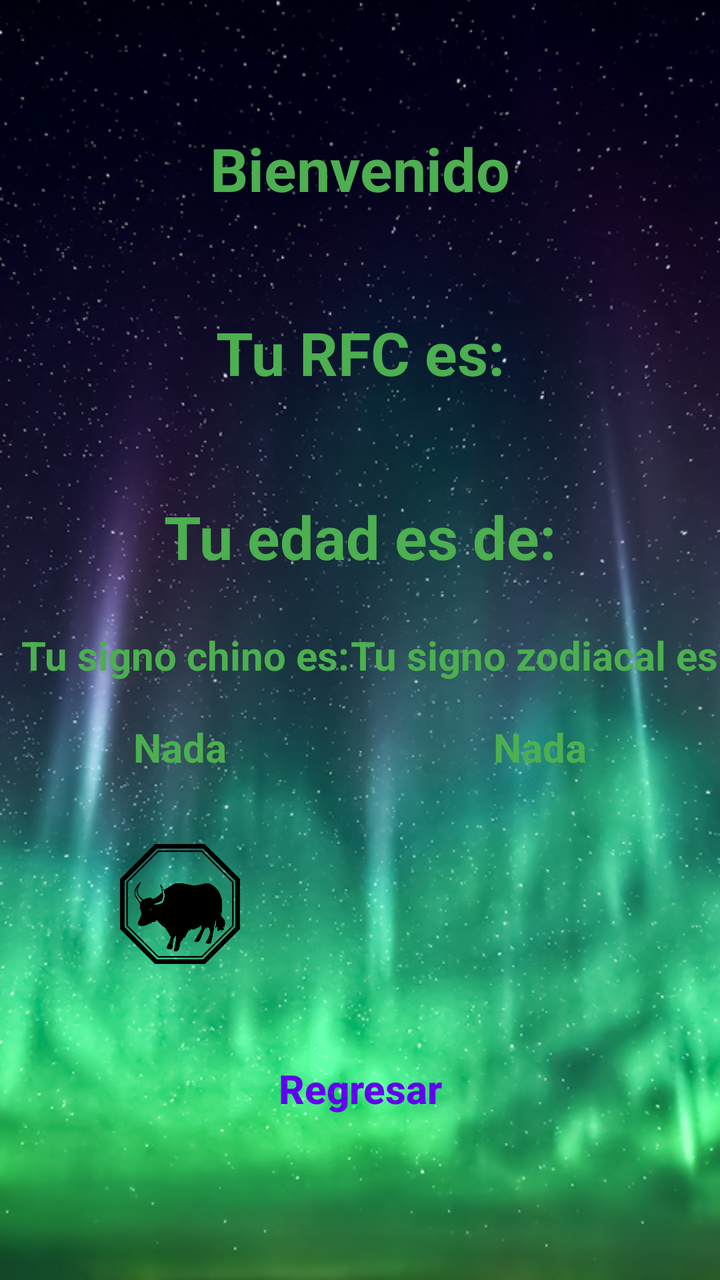
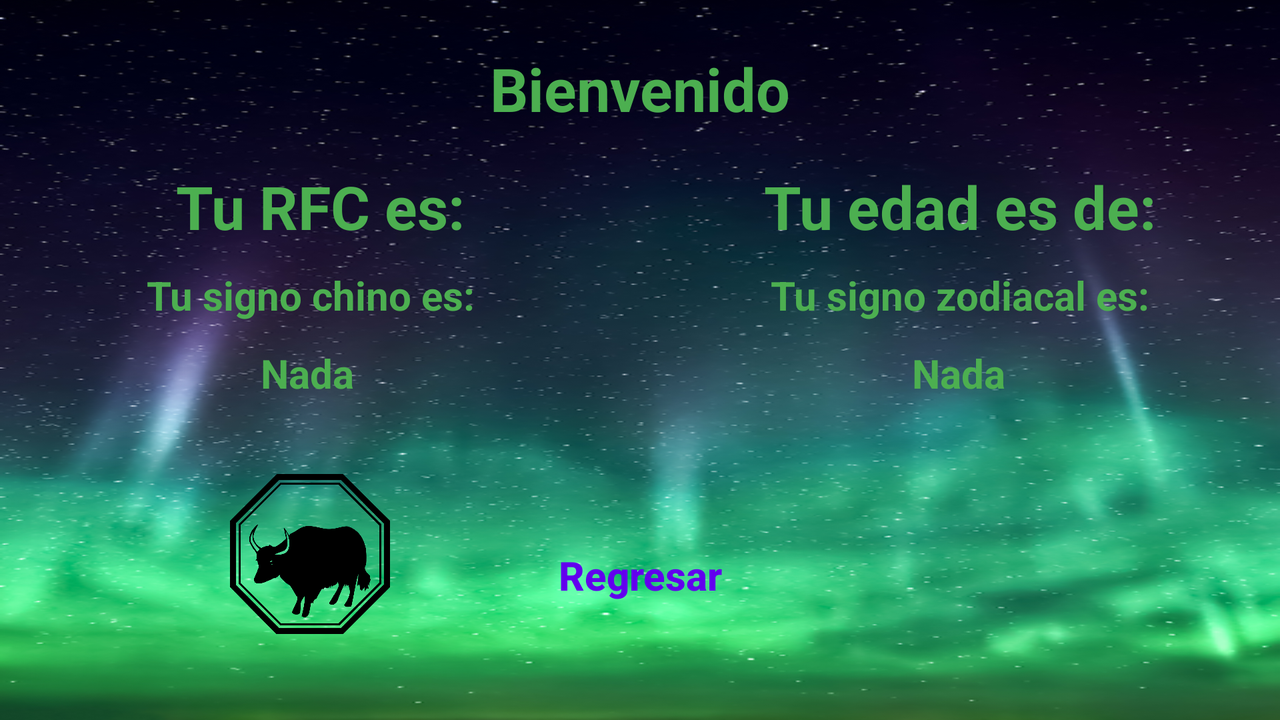

First picture: res/layout/ on a phone held upright. Second picture: the repository's own variant of that layout, on a device whose configuration matches the variant's folder. Source for both follows.
<!-- AndroidManifest.xml: application theme AppTheme -->
<!-- res/layout/activity_main2.xml -->
<?xml version="1.0" encoding="utf-8"?>
<androidx.constraintlayout.widget.ConstraintLayout xmlns:android="http://schemas.android.com/apk/res/android"
    xmlns:app="http://schemas.android.com/apk/res-auto"
    xmlns:tools="http://schemas.android.com/tools"
    android:layout_width="match_parent"
    android:layout_height="match_parent"
    android:background="@drawable/cielo"
    tools:context=".Main2Activity">

    <androidx.constraintlayout.widget.Guideline
        android:id="@+id/guideline7"
        android:layout_width="wrap_content"
        android:layout_height="wrap_content"
        android:orientation="horizontal"
        app:layout_constraintGuide_begin="38dp" />

    <androidx.constraintlayout.widget.Guideline
        android:id="@+id/guideline8"
        android:layout_width="wrap_content"
        android:layout_height="wrap_content"
        android:orientation="horizontal"
        app:layout_constraintGuide_begin="130dp" />

    <androidx.constraintlayout.widget.Guideline
        android:id="@+id/guideline9"
        android:layout_width="wrap_content"
        android:layout_height="wrap_content"
        android:orientation="horizontal"
        app:layout_constraintGuide_begin="222dp" />

    <androidx.constraintlayout.widget.Guideline
        android:id="@+id/guideline10"
        android:layout_width="wrap_content"
        android:layout_height="wrap_content"
        android:orientation="horizontal"
        app:layout_constraintGuide_begin="314dp" />

    <TextView
        android:id="@+id/tvInicio"
        android:layout_width="wrap_content"
        android:layout_height="wrap_content"
        android:text="@string/inicio"
        android:textColor="@color/green"
        android:textSize="30sp"
        android:textStyle="bold"
        app:layout_constraintBottom_toTopOf="@+id/guideline8"
        app:layout_constraintEnd_toEndOf="parent"
        app:layout_constraintStart_toStartOf="parent"
        app:layout_constraintTop_toTopOf="@+id/guideline7" />

    <TextView
        android:id="@+id/tvRFC"
        android:layout_width="wrap_content"
        android:layout_height="wrap_content"
        android:text="@string/rfc"
        android:textColor="@color/green"
        android:textSize="30sp"
        android:textStyle="bold"
        app:layout_constraintBottom_toTopOf="@+id/guideline9"
        app:layout_constraintEnd_toEndOf="parent"
        app:layout_constraintStart_toStartOf="parent"
        app:layout_constraintTop_toTopOf="@+id/guideline8" />

    <TextView
        android:id="@+id/tvEdad"
        android:layout_width="wrap_content"
        android:layout_height="wrap_content"
        android:text="@string/edad"
        android:textColor="@color/green"
        android:textSize="30sp"
        android:textStyle="bold"
        app:layout_constraintBottom_toTopOf="@+id/guideline10"
        app:layout_constraintEnd_toEndOf="parent"
        app:layout_constraintStart_toStartOf="parent"
        app:layout_constraintTop_toTopOf="@+id/guideline9" />

    <androidx.constraintlayout.widget.Guideline
        android:id="@+id/guideline12"
        android:layout_width="wrap_content"
        android:layout_height="wrap_content"
        android:orientation="vertical"
        app:layout_constraintGuide_percent="0.5" />

    <TextView
        android:id="@+id/tvMensaje1"
        android:layout_width="wrap_content"
        android:layout_height="wrap_content"
        android:text="@string/signoChino"
        android:textColor="@color/green"
        android:textSize="20sp"
        android:textStyle="bold"
        app:layout_constraintEnd_toStartOf="@+id/guideline12"
        app:layout_constraintHorizontal_bias="0.675"
        app:layout_constraintStart_toStartOf="parent"
        app:layout_constraintTop_toTopOf="@+id/guideline10" />

    <TextView
        android:id="@+id/tvMensaje2"
        android:layout_width="wrap_content"
        android:layout_height="wrap_content"
        android:text="@string/signoZodiacal"
        android:textColor="@color/green"
        android:textSize="20sp"
        android:textStyle="bold"
        app:layout_constraintEnd_toEndOf="parent"
        app:layout_constraintStart_toStartOf="@+id/guideline12"
        app:layout_constraintTop_toTopOf="@+id/guideline10" />

    <androidx.constraintlayout.widget.Guideline
        android:id="@+id/guideline13"
        android:layout_width="wrap_content"
        android:layout_height="wrap_content"
        android:orientation="horizontal"
        app:layout_constraintGuide_begin="406dp" />

    <androidx.constraintlayout.widget.Guideline
        android:id="@+id/guideline14"
        android:layout_width="wrap_content"
        android:layout_height="wrap_content"
        android:orientation="horizontal"
        app:layout_constraintGuide_begin="498dp" />

    <ImageButton
        android:id="@+id/ibSZ"
        android:layout_width="60dp"
        android:layout_height="60dp"
        android:background="?android:attr/panelBackground"
        android:contentDescription="@string/descripcionSZ"
        android:scaleType="fitXY"
        app:layout_constraintBottom_toTopOf="@+id/guideline14"
        app:layout_constraintEnd_toEndOf="parent"
        app:layout_constraintStart_toStartOf="@+id/guideline12"
        app:layout_constraintTop_toTopOf="@+id/guideline13"
        app:srcCompat="@drawable/libra" />

    <ImageButton
        android:id="@+id/ibSC"
        android:layout_width="60dp"
        android:layout_height="60dp"
        android:background="?android:attr/panelBackground"
        android:contentDescription="@string/descripcionSC"
        android:scaleType="fitXY"
        app:layout_constraintBottom_toTopOf="@+id/guideline14"
        app:layout_constraintEnd_toStartOf="@+id/guideline12"
        app:layout_constraintStart_toStartOf="parent"
        app:layout_constraintTop_toTopOf="@+id/guideline13"
        app:srcCompat="@drawable/buey" />

    <androidx.constraintlayout.widget.Guideline
        android:id="@+id/guideline15"
        android:layout_width="wrap_content"
        android:layout_height="wrap_content"
        android:orientation="horizontal"
        app:layout_constraintGuide_begin="590dp" />

    <Button
        android:id="@+id/btnRegresar"
        style="@style/Botones"
        android:layout_width="150dp"
        android:layout_height="71dp"
        android:background="@drawable/boton_azul"
        android:text="@string/regresar"
        android:textColor="@color/colorPrimary"
        android:textSize="20sp"
        android:textStyle="bold"
        app:layout_constraintBottom_toTopOf="@+id/guideline15"
        app:layout_constraintEnd_toEndOf="parent"
        app:layout_constraintStart_toStartOf="parent"
        app:layout_constraintTop_toTopOf="@+id/guideline14" />

    <TextView
        android:id="@+id/tvSC"
        android:layout_width="wrap_content"
        android:layout_height="wrap_content"
        android:text="@string/nada"
        android:textColor="@color/green"
        android:textSize="20sp"
        android:textStyle="bold"
        app:layout_constraintBottom_toTopOf="@+id/guideline13"
        app:layout_constraintEnd_toStartOf="@+id/guideline12"
        app:layout_constraintStart_toStartOf="parent"
        app:layout_constraintTop_toBottomOf="@+id/tvMensaje1" />

    <TextView
        android:id="@+id/tvSZ"
        android:layout_width="wrap_content"
        android:layout_height="wrap_content"
        android:text="@string/nada"
        android:textColor="@color/green"
        android:textSize="20sp"
        android:textStyle="bold"
        app:layout_constraintBottom_toTopOf="@+id/guideline13"
        app:layout_constraintEnd_toEndOf="parent"
        app:layout_constraintStart_toStartOf="@+id/guideline12"
        app:layout_constraintTop_toBottomOf="@+id/tvMensaje2" />

</androidx.constraintlayout.widget.ConstraintLayout>
<!-- resources referenced by this layout -->
<resources>
  <color name="colorPrimary">#6200EE</color>
  <color name="green">#4CAF50</color>
  <!-- drawable buey: png bitmap (drawable, 26549 bytes) -->
  <!-- drawable cielo: png bitmap (drawable, 726949 bytes) -->
  <string name="descripcionSC">Es la imagen de tu signo chino</string>
  <string name="descripcionSZ">Es la imagen de tu signo zodiacal</string>
  <string name="edad">Tu edad es de: </string>
  <string name="inicio">Bienvenido </string>
  <string name="nada">Nada</string>
  <string name="regresar">Regresar</string>
  <string name="rfc">Tu RFC es: </string>
  <string name="signoChino">Tu signo chino es:</string>
  <string name="signoZodiacal">Tu signo zodiacal es:</string>
  <style name="Botones" parent="Widget.AppCompat.Button">
          <item name="android:textAllCaps">false</item>
      </style>
  <style name="AppTheme" parent="Theme.AppCompat.Light.NoActionBar">
          
          <item name="colorPrimary">@color/colorPrimary</item>
          <item name="colorPrimaryDark">@color/colorPrimaryDark</item>
          <item name="colorAccent">@color/colorAccent</item>
      </style>
  <color name="colorPrimaryDark">#3700B3</color>
  <color name="colorAccent">#03DAC5</color>
</resources>
<!-- res/layout-land/activity_main2.xml (the repository's variant of the layout above) -->
<!-- drawn on the phone turned sideways -->
<?xml version="1.0" encoding="utf-8"?>
<androidx.constraintlayout.widget.ConstraintLayout xmlns:android="http://schemas.android.com/apk/res/android"
    xmlns:app="http://schemas.android.com/apk/res-auto"
    xmlns:tools="http://schemas.android.com/tools"
    android:layout_width="match_parent"
    android:layout_height="match_parent"
    android:background="@drawable/cielo"
    tools:context=".Main2Activity">

    <androidx.constraintlayout.widget.Guideline
        android:id="@+id/guideline7"
        android:layout_width="wrap_content"
        android:layout_height="wrap_content"
        android:orientation="horizontal"
        app:layout_constraintGuide_begin="16dp" />

    <androidx.constraintlayout.widget.Guideline
        android:id="@+id/guideline8"
        android:layout_width="wrap_content"
        android:layout_height="wrap_content"
        android:orientation="horizontal"
        app:layout_constraintGuide_begin="72dp" />

    <androidx.constraintlayout.widget.Guideline
        android:id="@+id/guideline9"
        android:layout_width="wrap_content"
        android:layout_height="wrap_content"
        android:orientation="horizontal"
        app:layout_constraintGuide_begin="134dp" />

    <TextView
        android:id="@+id/tvInicio"
        android:layout_width="wrap_content"
        android:layout_height="wrap_content"
        android:text="@string/inicio"
        android:textColor="@color/green"
        android:textSize="30sp"
        android:textStyle="bold"
        app:layout_constraintBottom_toTopOf="@+id/guideline8"
        app:layout_constraintEnd_toEndOf="parent"
        app:layout_constraintStart_toStartOf="parent"
        app:layout_constraintTop_toTopOf="@+id/guideline7" />

    <TextView
        android:id="@+id/tvRFC"
        android:layout_width="wrap_content"
        android:layout_height="wrap_content"
        android:text="@string/rfc"
        android:textColor="@color/green"
        android:textSize="30sp"
        android:textStyle="bold"
        app:layout_constraintBottom_toTopOf="@+id/guideline9"
        app:layout_constraintEnd_toStartOf="@+id/guideline12"
        app:layout_constraintStart_toStartOf="parent"
        app:layout_constraintTop_toTopOf="@+id/guideline8" />

    <TextView
        android:id="@+id/tvEdad"
        android:layout_width="wrap_content"
        android:layout_height="wrap_content"
        android:text="@string/edad"
        android:textColor="@color/green"
        android:textSize="30sp"
        android:textStyle="bold"
        app:layout_constraintBottom_toTopOf="@+id/guideline9"
        app:layout_constraintEnd_toEndOf="parent"
        app:layout_constraintStart_toStartOf="@+id/guideline12"
        app:layout_constraintTop_toTopOf="@+id/guideline8" />

    <androidx.constraintlayout.widget.Guideline
        android:id="@+id/guideline12"
        android:layout_width="wrap_content"
        android:layout_height="wrap_content"
        android:orientation="vertical"
        app:layout_constraintGuide_percent="0.5" />

    <TextView
        android:id="@+id/tvMensaje1"
        android:layout_width="wrap_content"
        android:layout_height="wrap_content"
        android:text="@string/signoChino"
        android:textColor="@color/green"
        android:textSize="20sp"
        android:textStyle="bold"
        app:layout_constraintEnd_toStartOf="@+id/guideline12"
        app:layout_constraintHorizontal_bias="0.47"
        app:layout_constraintStart_toStartOf="parent"
        app:layout_constraintTop_toTopOf="@+id/guideline9" />

    <TextView
        android:id="@+id/tvMensaje2"
        android:layout_width="wrap_content"
        android:layout_height="wrap_content"
        android:text="@string/signoZodiacal"
        android:textColor="@color/green"
        android:textSize="20sp"
        android:textStyle="bold"
        app:layout_constraintEnd_toEndOf="parent"
        app:layout_constraintStart_toStartOf="@+id/guideline12"
        app:layout_constraintTop_toTopOf="@+id/guideline9" />

    <androidx.constraintlayout.widget.Guideline
        android:id="@+id/guideline13"
        android:layout_width="wrap_content"
        android:layout_height="wrap_content"
        android:orientation="horizontal"
        app:layout_constraintGuide_begin="215dp" />

    <androidx.constraintlayout.widget.Guideline
        android:id="@+id/guideline14"
        android:layout_width="wrap_content"
        android:layout_height="wrap_content"
        android:orientation="horizontal"
        app:layout_constraintGuide_begin="498dp" />

    <ImageButton
        android:id="@+id/ibSZ"
        android:layout_width="80dp"
        android:layout_height="80dp"
        android:background="?android:attr/panelBackground"
        android:contentDescription="@string/descripcionSZ"
        android:scaleType="fitXY"
        app:layout_constraintBottom_toTopOf="@+id/guideline14"
        app:layout_constraintEnd_toEndOf="parent"
        app:layout_constraintHorizontal_bias="0.487"
        app:layout_constraintStart_toStartOf="@+id/guideline12"
        app:layout_constraintTop_toTopOf="@+id/guideline13"
        app:layout_constraintVertical_bias="0.108"
        app:srcCompat="@drawable/libra" />

    <ImageButton
        android:id="@+id/ibSC"
        android:layout_width="80dp"
        android:layout_height="80dp"
        android:background="?android:attr/panelBackground"
        android:contentDescription="@string/descripcionSC"
        android:scaleType="fitXY"
        app:layout_constraintBottom_toTopOf="@+id/guideline14"
        app:layout_constraintEnd_toStartOf="@+id/guideline12"
        app:layout_constraintHorizontal_bias="0.479"
        app:layout_constraintStart_toStartOf="parent"
        app:layout_constraintTop_toTopOf="@+id/guideline13"
        app:layout_constraintVertical_bias="0.108"
        app:srcCompat="@drawable/buey" />

    <androidx.constraintlayout.widget.Guideline
        android:id="@+id/guideline15"
        android:layout_width="wrap_content"
        android:layout_height="wrap_content"
        android:orientation="horizontal"
        app:layout_constraintGuide_begin="590dp" />

    <Button
        android:id="@+id/btnRegresar"
        style="@style/Botones"
        android:layout_width="106dp"
        android:layout_height="41dp"
        android:background="@drawable/boton_azul"
        android:text="@string/regresar"
        android:textColor="@color/colorPrimary"
        android:textSize="20sp"
        android:textStyle="bold"
        app:layout_constraintBottom_toBottomOf="parent"
        app:layout_constraintEnd_toEndOf="parent"
        app:layout_constraintStart_toStartOf="parent"
        app:layout_constraintTop_toTopOf="@+id/guideline13" />

    <TextView
        android:id="@+id/tvSC"
        android:layout_width="wrap_content"
        android:layout_height="wrap_content"
        android:text="@string/nada"
        android:textColor="@color/green"
        android:textSize="20sp"
        android:textStyle="bold"
        app:layout_constraintBottom_toTopOf="@+id/guideline13"
        app:layout_constraintEnd_toStartOf="@+id/guideline12"
        app:layout_constraintHorizontal_bias="0.477"
        app:layout_constraintStart_toStartOf="parent"
        app:layout_constraintTop_toBottomOf="@+id/tvMensaje1"
        app:layout_constraintVertical_bias="0.444" />

    <TextView
        android:id="@+id/tvSZ"
        android:layout_width="wrap_content"
        android:layout_height="wrap_content"
        android:text="@string/nada"
        android:textColor="@color/green"
        android:textSize="20sp"
        android:textStyle="bold"
        app:layout_constraintBottom_toTopOf="@+id/guideline13"
        app:layout_constraintEnd_toEndOf="parent"
        app:layout_constraintHorizontal_bias="0.498"
        app:layout_constraintStart_toStartOf="@+id/guideline12"
        app:layout_constraintTop_toBottomOf="@+id/tvMensaje2"
        app:layout_constraintVertical_bias="0.444" />

</androidx.constraintlayout.widget.ConstraintLayout>
